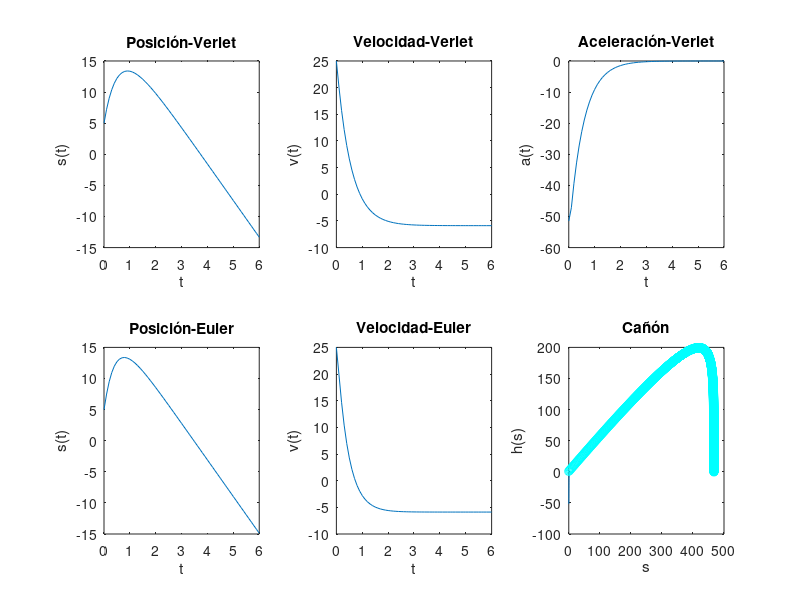

Write the MATLAB code that produced this figure.
%% Ejercicio 1.1

ht = [0.1,0.05,0.01];

hold on
for h=ht
    % Inicialicen vectores x y y
    x = 0:h:1;
    y = zeros(size(x));

    % Inicializa primer valor de y
    y(1) = 1;

    % Encontrar con Euler los valores de y
    for k = 2:length(x)
        y(k) = y(k-1) + h.*( exp(-0.2.*x(k-1)).*cos(15.*y(k-1)) );
    end

    plot(x, y)
    
end

hold off

%% Ejercicio 1.2

ht = [0.1,0.01,0.001];

hold on
for h=ht
    % Inicialicen vectores x y y
    x = 1:h:5;
    y = zeros(size(x));

    % Inicializa primer valor de y
    y(1) = 0;

    % Encontrar con Euler los valores de y
    for k = 2:length(x)
        y(k) = y(k-1) + h.*( sqrt(x(k-1)^2 + y(k-1)^2) );
    end

    plot(x, y)
    
end

hold off

%% Ejercicio 1.3 REVISAR

ht = [0.1,0.01,0.001];

hold on
for h=ht
    % Inicialicen vectores x y y
    x = -5:h:5;
    y = zeros(size(x));

    % Inicializa primer valor de y
    y(1) = 10;

    % Encontrar con Euler los valores de y
    for k = 2:length(x)
        y(k) = y(k-1) + h.*( x(k-1).*sin((x(k-1))^2).*(cos(y(k-1))) );
    end

    plot(x, y)
    
end

hold off

%% Ejercicio 2.1

ht = [0.5,0.4,0.3,0.2,0.1,0.01,0.001]; % Desde los 0.001 casi no se nota cambio

hold on
for h=ht
    % Inicialicen vectores x y y
    x = 0:h:2;
    y = zeros(size(x));

    % Inicializa primer valor de y
    y(1) = 1;

    % Encontrar con Euler los valores de y
    for k = 2:length(x)
        y(k) = y(k-1) + h.*( exp(-(x(k-1)).*y(k-1)) );
    end

    plot(x, y)
    
end

hold off


%% Ejercicio 2.2

ht = 0.5; % No necesita cambios en el paso, con todos sale igual

hold on
for h=ht
    % Inicialicen vectores x y y
    x = 1:h:2;
    y = zeros(size(x));

    % Inicializa primer valor de y
    y(1) = 1;

    % Encontrar con Euler los valores de y
    for k = 2:length(x)
        y(k) = y(k-1) + h.*( x(k-1)./y(k-1) );
    end

    plot(x, y)
    
end

hold off

%% Ejercicio 2.3 REVISAR

ht = 0.5; 

hold on
for h=ht
    % Inicialicen vectores x y y
    x = -10:h:10;
    y = zeros(size(x));

    % Inicializa primer valor de y
    y(1) = 5;

    % Encontrar con Euler los valores de y
    for k = 2:length(x)
        y(k) = y(k-1) + h.*( sin((x(k-1))^2)*cos(y(k-1)) );
    end

    plot(x, y)
    
end

hold off


%% Ejercicio 2.1

g = 9.81;
h = 0.1;
kp = 0.25;
m = 0.150;
% Inicializa vector de tiempo.
t = 0:h:6;

% Inicializa los vectores de posición, velocidad y aceleración
sv = zeros(size(t));
vv = zeros(size(t));
av = zeros(size(t));
se = zeros(size(t));
ve= zeros(size(t));
ae = zeros(size(t));

% Asignar los valores iniciales
sv(1) = 5;
vv(1) = 25;
av(1) = -g -(kp/m)*vv(1);
se(1) = 5;
ve(1) = 25;
ae(1) = -g -(kp/m)*ve(1);

% Calcula con Verlet los valroes de s, v, y a
for k = 2:length(t)
    
    % Nueva posición
    sv(k) = sv(k-1) + h*vv(k-1) + 0.5*av(k-1)*h^2;
    
    % Velocidad intermedio    
    vm = vv(k-1) + 0.5*av(k-1)*h;
    
    % Nueva aceleración
    av(k) = -(g)-((kp/m)*vm);
    
    % Nueva velocidad
    vv(k) = vm + (0.5*av(k)*h);  
    
end

%Calcular con Euler los valores de s, v, y a
for j = 2:length(t)
    se(j) = se(j-1) + h*ve(j-1);
    ve(j) = ve(j-1) + h*ae(j-1);
    ae(j) = -g -((kp/m)*ve(j-1));
end

% Grafica resultados
subplot(2,3,1)
plot(t, sv)
xlabel('t')
ylabel('s(t)')
title('Posición-Verlet')

subplot(2,3,4)
plot(t, se)
xlabel('t')
ylabel('s(t)')
title('Posición-Euler')

subplot(2,3,2)
plot(t, vv)
xlabel('t')
ylabel('v(t)')
title('Velocidad-Verlet')

subplot(2,3,5)
plot(t, ve)
xlabel('t')
ylabel('v(t)')
title('Velocidad-Euler')

subplot(2,3,3)
plot(t, av)
xlabel('t')
ylabel('a(t)')
title('Aceleración-Verlet')

subplot(2,3,6)
plot(t, ae)
xlabel('t')
ylabel('a(t)')
title('Aceleración-Euler')


%% Ejercicio 5

clc
g = 9.81;
step = 0.01;
kp = 0.25;
m = 0.45;

% Inicializa los vectores de posición, velocidad y aceleración
h = [];
s = [];
v = [];
vx = [];
vy = [];
ax = [];
ay = [];

% Asignar los valores iniciales
h(1) = 0.8;
s(1) = 0;
v(1) = 300;
ay(1) = -g;
ax(1) = 0;
ang = 30;
angRad = deg2rad(ang);
vy(1) = sin(angRad)*v(1);
vx(1) = cos(angRad)*v(1);

k = 2;

hold on
while h > 0
    % Eje y
        % Nueva posición
        h(k) = h(k-1) + step.*vy(k-1) + 0.5.*ay(k-1).*step.^2;

        % Velocidad intermedio    
        vmy = vy(k-1) + 0.5.*ay(k-1).*step;

        % Nueva aceleración
        ay(k) = -g - (kp./m).*vmy;

        % Nueva velocidad
        vy(k) = vmy + 0.5.*ay(k).*step;   
    
    % Eje x
        % Nueva posición
        s(k) = s(k-1) + step.*vx(k-1) + 0.5.*ax(k-1).*step.^2;

        % Velocidad intermedio    
        vmx = vx(k-1) + 0.5.*ax(k-1).*step;

        % Nueva aceleración
        ax(k) =-(kp./m).*vmx;

        % Nueva velocidad
        vx(k) = vmx + 0.5.*ax(k).*step;  
        
       
    % Velocidad
        v(k) = sqrt(vx(k).^2+vy(k)^2);
     
    k = k + 1;
end

plot(s, h, 'co')
xlabel('s')
ylabel('h(s)')
title('Cañón')

hold off
